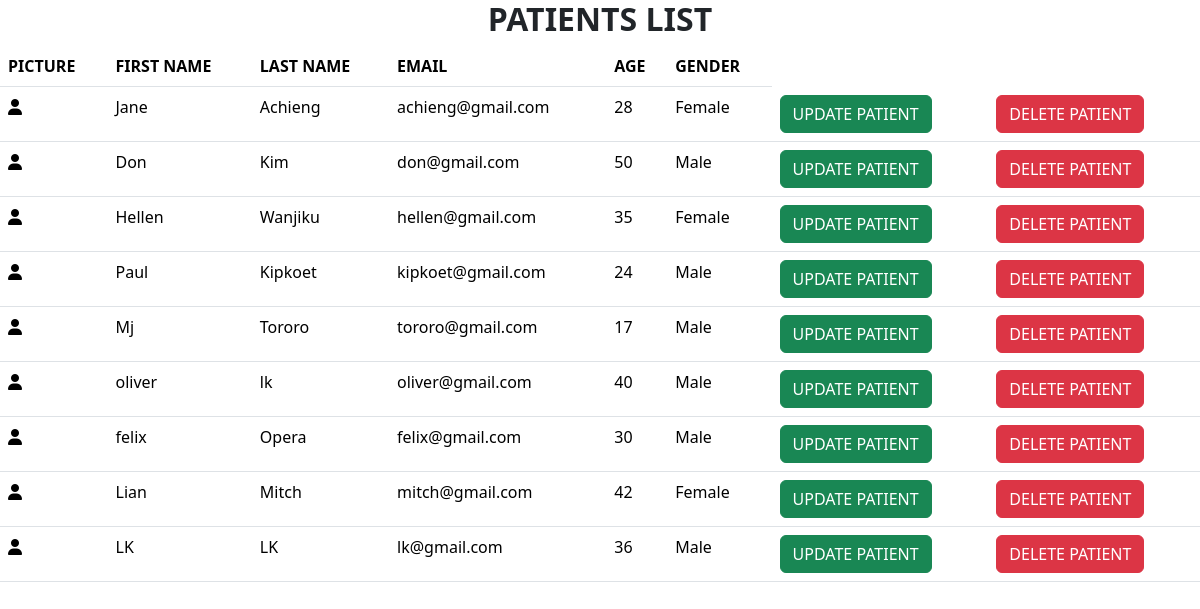
/patient/patientlist/, run on an earlier commit of the app's database.
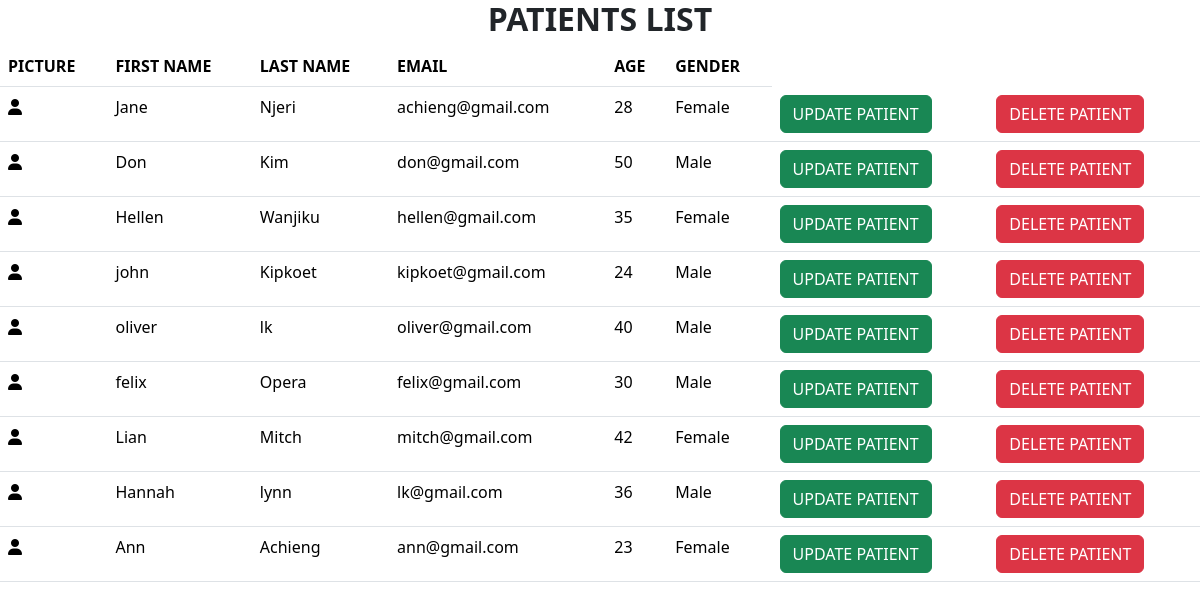
And on a later commit of the database.
### patient/models.py (models this page shows, shortened)
class Patient(models.Model):
    image = models.ImageField(upload_to='patient_images/',blank='True')
    first_name = models.CharField(max_length=20)
    last_name = models.CharField(max_length=20)
    email = models.EmailField()
    age = models.IntegerField()
    gender = models.CharField(max_length=10)

### patient/views.py (the view)
# urls.py: path('patientlist/', views.patientlist, name='patientlist'),
def patientlist(request):
    patients = Patient.objects.all()
    return render(request, 'patientlist.html',{'patients':patients})

### patient/templates/patientlist.html (shortened to what this page needs)
{% extends "base.html" %}
{% block content %}
<table class="table">
  <thead>
  <tr>
    <h2 STYLE="text-align: center"><b>PATIENTS LIST</b></h2>
    <th>PICTURE</th>
    <th>FIRST NAME</th>
    <th>LAST NAME</th>
    <th>EMAIL</th>
    <th>AGE</th>
    <th>GENDER</th>
  </tr>
  </thead>
  <tbody>
  {% for patient in patients %}
  <tr>
    <td>
      {% if patient.image %}
      <img src="{{ patient.image.url }}" alt="" style="width: 40px;height: 40px">
      {% else %}
      <i class="fa-solid fa-user"></i>
      {% endif %}
    </td>
    <td>{{ patient.first_name }}</td>
    <td>{{ patient.last_name }}</td>
    <td>{{ patient.email }}</td>
    <td>{{ patient.age }}</td>
    <td>{{ patient.gender }}</td>
    <td><a href="{% url 'updatepatient' patient.id %}" class="btn btn-success" type="button">UPDATE PATIENT</a></td>
    <td><a href="{% url 'deletepatient' patient.id %}" class="btn btn-danger" type="button" onclick="return confirm('Are you sure you want to delete the patient?')">DELETE PATIENT</a></td>
  </tr>
  {% endfor %}
  </tbody>
</table>
{% endblock %}

What changed in the data, as far as the page shows it:
removed Patient: first_name "Mj", last_name "Tororo", email "tororo@gmail.com", age "17", gender "Male"
changed Patient "Jane": last_name "Achieng" → "Njeri"
changed Patient "Kipkoet": first_name "Paul" → "john"
changed Patient "lk@gmail.com": first_name "LK" → "Hannah"; last_name "LK" → "lynn"
added Patient: first_name "Ann", last_name "Achieng", email "ann@gmail.com", age "23", gender "Female"
